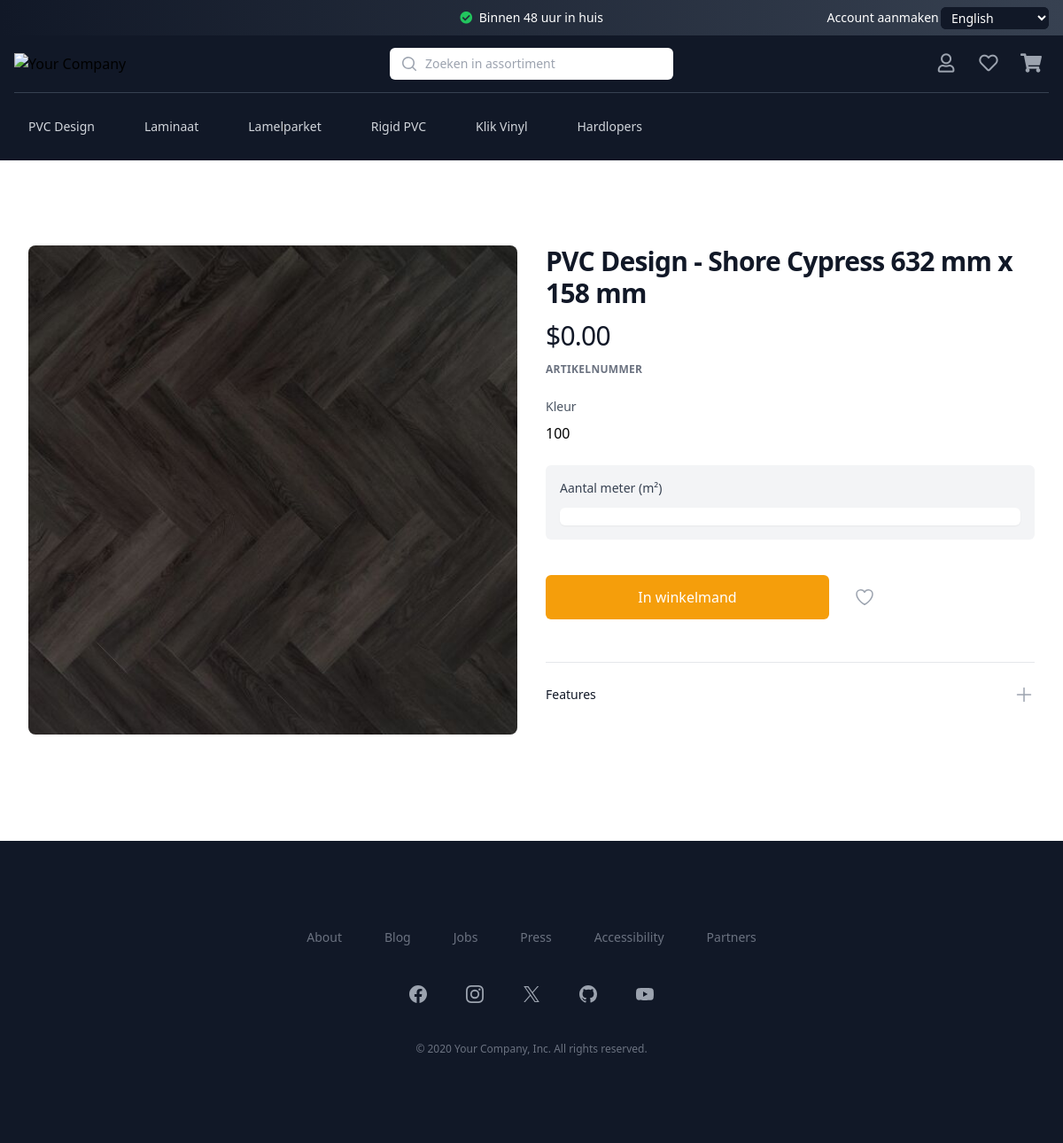
/product/1/, run on the app's committed database.
### ecommerce_website/models.py (models this page shows, shortened)
class ProductCategory(models.Model):
    name = models.CharField(max_length=100)
    description = models.CharField(max_length=200, default=None, null=True)
    parent_category = models.ForeignKey(
        'self', on_delete=models.CASCADE, null=True, blank=True, related_name='subcategories')
    active = models.BooleanField(default=True)
    thumbnail = models.ImageField(
        upload_to='category_thumbnails/', null=True, blank=True)

class Product(models.Model):
    name = models.CharField(max_length=100)
    price = models.DecimalField(max_digits=10, decimal_places=2, default=0.00)
    thumbnail = models.ImageField(
        upload_to='product_thumbnails/', null=True, blank=True)
    images = models.ManyToManyField(
        'ProductImage', related_name='products', blank=True)
    tax = models.DecimalField(max_digits=5, decimal_places=2, default=9.00)
    runner = models.BooleanField(default=False)

### ecommerce_website/views.py (the view)
# urls.py: path('product/<int:id>/', views.product_detail, name='product_detail'),
def product_detail(request, id=None):
    headerData = ProductCategoryService().get_all_active_head_product_categories()
    product = ProductService().get_product_by_id(id)
    productViewService = ProductViewService()
    productView = productViewService.get(product)
    return render(request, 'product_detail.html', {'product': productView, 'headerData': headerData})

### ecommerce_website/services/product_category_service/product_category_service.py (called while the page is built)
    @staticmethod
    def get_all_active_head_product_categories():
        try:
            return ProductCategory.objects.filter(active=True, parent_category=None)
        except ProductCategory.DoesNotExist:
            return None

### ecommerce_website/services/product_service/product_service.py (called while the page is built)
    @staticmethod
    def get_product_by_id(product_id):
        try:
            return Product.objects.get(id=product_id)
        except Product.DoesNotExist:
            return None

### ecommerce_website/services/view_service/product_view_service.py (called while the page is built)
    def get(self, item):
        productView = ProductView(item)
        return productView

### ecommerce_website/templates/product_detail.html (shortened to what this page needs)
{% extends 'components/main.html' %}
{% load static tailwind_tags %}
{% block content %}
<div class="bg-white">
    <div class="mx-auto max-w-2xl px-4 py-16 sm:px-6 sm:py-24 lg:max-w-7xl lg:px-8">
        <div class="lg:grid lg:grid-cols-2 lg:items-start lg:gap-x-8">
            <div class="flex flex-col-reverse">
                <div class="aspect-h-1 aspect-w-1 w-full">
                    <div id="tabs-1-panel-1" aria-labelledby="tabs-1-tab-1" role="tabpanel" tabindex="0">
                        <img src="{{ product.thumbnail.url }}" alt="{{ product.name }}"
                            class="h-full w-full object-cover object-center sm:rounded-lg">
                    </div>
                </div>
            </div>
            <div class="mt-10 px-4 sm:mt-16 sm:px-0 lg:mt-0">
                <h1 class="text-3xl font-bold tracking-tight text-gray-900">{{ product.name }}</h1>
                <div class="mt-3">
                    <p class="text-3xl tracking-tight text-gray-900">${{ product.price }}</p>
                </div>
                <div class="mt-3">
                    <h3 class="text-xs font-semibold tracking-wide text-gray-500 uppercase">Artikelnummer </h3>
                </div>
                <form action="{% url 'add_to_cart' %}" id="add-to-cart-form" method="post" onsubmit="return validateForm()">
                    <div class="mt-6">
                        <h3 class="text-sm text-gray-600">Kleur</h3>
                    </div>
                    {{product.quantity}}
                    <div class="mt-6 bg-gray-100 p-4 rounded-md">
                        <label for="quantity" class="block text-sm font-medium text-gray-700 pb-2">Aantal meter (m²)</label>
                        <div class="relative">
                            <input type="number" id="quantity" name="quantity"  min="1"
                                max="{{ product.quantity }}"
                                class="mt-1 focus:ring-indigo-500 focus:border-gray-300 block w-full shadow-sm sm:text-sm border-gray-300 rounded-md">
                            <div class="absolute inset-y-0 right-0 flex items-center px-2 pointer-events-none">
                            </div>
                        </div>
                    </div>
                    <div class="mt-10 flex">
                        <button type="submit"
                            class="flex max-w-xs flex-1 items-center justify-center rounded-md border border-transparent bg-amber-500 px-8 py-3 text-base font-medium text-white hover:bg-customColor focus:outline-none focus:ring-2 focus:ring-amber-600 focus:ring-offset-2 focus:ring-offset-gray-50 sm:w-full">In
                            winkelmand</button>
                        <button type="button"
                            class="ml-4 flex items-center justify-center rounded-md px-3 py-3 text-gray-400 hover:bg-gray-100 hover:text-gray-500">
                        </button>
                    </div>
                </form>
                <section aria-labelledby="details-heading" class="mt-12">
                    <div class="divide-y divide-gray-200 border-t">
                        <div>
                            <h3>
                                <button type="button"
                                    class="group relative flex w-full items-center justify-between py-6 text-left"
                                    aria-controls="disclosure-1" aria-expanded="false">
                                    <span class="text-gray-900 text-sm font-medium">Features</span>
                                    <span class="ml-6 flex items-center">
                                        <svg class="block h-6 w-6 text-gray-400 group-hover:text-gray-500" fill="none"
                                            viewBox="0 0 24 24" stroke-width="1.5" stroke="currentColor"
                                            aria-hidden="true">
                                            <path stroke-linecap="round" stroke-linejoin="round"
                                                d="M12 4.5v15m7.5-7.5h-15" />
                                        </svg>
                                    </span>
                                </button>
                            </h3>
                            <div class="prose prose-sm pb-6" id="disclosure-1">
                            </div>
                        </div>
                    </div>
                </section>
            </div>
        </div>
    </div>
</div>
{% endblock %}

### ecommerce_website/templates/components/main.html (shortened to what this page needs)
{% load static tailwind_tags %}
<!DOCTYPE html>
<html lang="en">
    <head>
        {% tailwind_css %}
        <link href="https://cdnjs.cloudflare.com/ajax/libs/font-awesome/5.15.4/css/all.min.css" rel="stylesheet">
    </head>
<body>
    {% include 'components/header.html'%}
    <main>
        {% block content %}
        {% endblock %}
    </main>
    {% include 'components/footer.html'%}
</body>
</html>

### ecommerce_website/templates/components/header.html (shortened to what this page needs)
{% load static %}
<header class="bg-gray-900">
    <div class="bg-gradient-to-r from-gray-900 to-gray-700">
    <div class="mx-auto flex h-10 max-w-7xl items-center justify-between px-4 sm:px-6 lg:px-8">
        <form class="hidden lg:block lg:flex-1 absolute right-4">
            <div class="flex items-center">
                <div
                    class="group relative -ml-2 rounded-md border-transparent bg-gray-900 focus-within:ring-2 focus-within:ring-white">
                    <select id="desktop-language" name="language"
                        class="flex items-center rounded-md border-transparent bg-gray-900 bg-none py-0.5 pl-2 pr-10 text-sm font-medium text-white focus:border-transparent focus:outline-none focus:ring-0 group-hover:text-gray-100">
                        <option value="en">English</option>
                    </select>
                </div>
            </div>
        </form>
        <p class="flex-1 text-center text-sm font-medium text-white lg:flex-none">
            <i class="fas fa-check-circle text-green-500 mr-1"></i> Binnen 48 uur in huis
        </p>
        <div class="hidden lg:flex lg:flex-1 lg:items-center lg:justify-end lg:space-x-6">
            <a href="#" class="text-sm font-medium text-white hover:text-gray-100">Account aanmaken</a>
            <a href="#" class="text-sm font-medium text-white hover:text-gray-100">Inloggen</a>
        </div>
    </div>
    </div>
    <div class="mx-auto max-w-7xl px-2 sm:px-4 lg:divide-y lg:divide-gray-700">
        <div class="relative flex h-16 justify-between">
            <div class="relative z-10 flex px-2 lg:px-0">
                <a href="{% url 'home' %}" class="flex flex-shrink-0 items-center">
                    <img class="max-h-14 w-auto" src="{% static 'images/logo.png' %}" alt="Your Company">
                </a>
            </div>
            <div class="relative z-0 flex flex-1 items-center justify-center px-2 sm:absolute sm:inset-0">
                <div class="w-full sm:max-w-xs">
                    <form id="searchForm" onsubmit="submitSearch(event)">
                        <div class="relative">
                            <div class="pointer-events-none absolute inset-y-0 left-0 flex items-center pl-3">
                            </div>
                            <input id="search" name="search"
                                class="block w-full rounded-md border-0 bg-white py-1.5 pl-10 pr-3 text-gray-300 placeholder:text-gray-400 focus:bg-white focus:text-gray-900 focus:ring-0 focus:placeholder:text-gray-600 sm:text-sm sm:leading-6"
                                placeholder="Zoeken in assortiment" type="search">
                        </div>
                    </form>
                </div>
            </div>
            <div class="hidden lg:relative lg:z-10 lg:ml-4 lg:flex lg:items-center">
                <button type="button"
                    class="relative flex-shrink-0 rounded-full p-1 text-gray-400 hover:text-white focus:outline-none focus:ring-2 focus:ring-white focus:ring-offset-2 focus:ring-offset-gray-800 mr-2 w-10 h-10">
                    <i class="far fa-user fa-lg"></i>
                </button>
                <button type="button"
                    class="relative flex-shrink-0 rounded-full p-1 text-gray-400 hover:text-white focus:outline-none focus:ring-2 focus:ring-white focus:ring-offset-2 focus:ring-offset-gray-800 mr-2 w-10 h-10">
                    <i class="far fa-heart fa-lg"></i>
                </button>
                <button type="button" onclick="openFlyoutPanel()"
                    class="relative flex-shrink-0 rounded-full p-1 text-gray-400 hover:text-white focus:outline-none focus:ring-2 focus:ring-white focus:ring-offset-2 focus:ring-offset-gray-800 w-10 h-10">
                    <i class="fas fa-shopping-cart fa-lg"></i>
                </button>
            </div>
        </div>
        <nav id="navigation-container" class="hidden lg:flex lg:space-x-6 lg:py-4" aria-label="Global">
            {% for category in headerData %}
            {% if category.name == 'Hardlopers' %}
            <a href="/runners" id="dropdown-btn-{{ category.id }}"
                class="text-gray-300 hover:bg-gray-700 hover:text-white inline-flex items-center rounded-md py-3 px-4 text-sm font-medium"
                >
                {{ category.name }}
            </a>
            {% else %}
            <a href="/products/{{ category.name }}" id="dropdown-btn-{{ category.id }}"
                class="text-gray-300 hover:bg-gray-700 hover:text-white inline-flex items-center rounded-md py-3 px-4 text-sm font-medium"
                onmouseover="showDropdown('{{ category.id }}')" onmouseout="hideDropdown('{{ category.id }}')">
                {{ category.name }}
            </a>
            {% endif %}
            {% endfor %}
        </nav>
    </div>
</header>

### ecommerce_website/templates/components/footer.html (shortened to what this page needs)
{% load static %}
<footer class="bg-gray-900">
    <div class="mx-auto max-w-7xl overflow-hidden px-6 py-20 sm:py-24 lg:px-8">
        <nav class="-mb-6 columns-2 sm:flex sm:justify-center sm:space-x-12" aria-label="Footer">
            <div class="pb-6">
                <a href="#" class="text-sm font-medium leading-6 text-gray-500 hover:text-gray-400">About</a>
            </div>
            <div class="pb-6">
                <a href="#" class="text-sm font-medium leading-6 text-gray-500 hover:text-gray-400">Blog</a>
            </div>
            <div class="pb-6">
                <a href="#" class="text-sm font-medium leading-6 text-gray-500 hover:text-gray-400">Jobs</a>
            </div>
            <div class="pb-6">
                <a href="#" class="text-sm font-medium leading-6 text-gray-500 hover:text-gray-400">Press</a>
            </div>
            <div class="pb-6">
                <a href="#" class="text-sm font-medium leading-6 text-gray-500 hover:text-gray-400">Accessibility</a>
            </div>
            <div class="pb-6">
                <a href="#" class="text-sm font-medium leading-6 text-gray-500 hover:text-gray-400">Partners</a>
            </div>
        </nav>
        <div class="mt-10 flex justify-center space-x-10">
            <a href="#" class="text-gray-400 hover:text-gray-500">
            </a>
            <a href="#" class="text-gray-400 hover:text-gray-500">
            </a>
            <a href="#" class="text-gray-400 hover:text-gray-500">
            </a>
            <a href="#" class="text-gray-400 hover:text-gray-500">
            </a>
            <a href="#" class="text-gray-400 hover:text-gray-500">
            </a>
        </div>
        <p class="mt-10 text-center text-xs leading-5 text-gray-500">&copy; 2020 Your Company, Inc. All rights reserved.
        </p>
    </div>
</footer>

### data on the page
ProductCategory: name "PVC Design"
ProductCategory: name "Laminaat"
ProductCategory: name "Lamelparket"
ProductCategory: name "Rigid PVC"
ProductCategory: name "Klik Vinyl"
ProductCategory: name "Hardlopers"
Product: name "PVC Design - Shore Cypress 632 mm x 158 mm", price "0.00"

### other printed values
{{ product.quantity }} "100"
